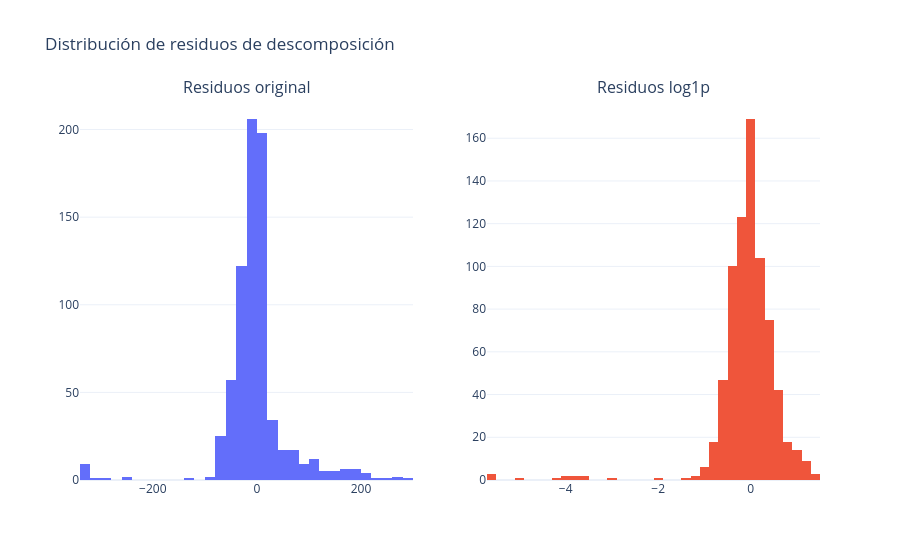

Notebook code cell kept with this figure:
### Code cell
# Análisis de residuos de la descomposición
resid_compare = pd.DataFrame({
    'resid_original': decomp_original.resid,
    'resid_log1p': decomp_log.resid
}).dropna()

display(resid_compare.describe().T)

fig = make_subplots(rows=1, cols=2, subplot_titles=('Residuos original', 'Residuos log1p'))
fig.add_trace(go.Histogram(x=resid_compare['resid_original'], nbinsx=40), row=1, col=1)
fig.add_trace(go.Histogram(x=resid_compare['resid_log1p'], nbinsx=40), row=1, col=2)
fig.update_layout(template='plotly_white', title='Distribución de residuos de descomposición', showlegend=False)
fig.show()

### Figure 1 — Plotly figure (JSON) as saved in the notebook; plotly's stock layout.template omitted (floating-point values rounded to 4 significant figures; data arrays with more than 128 entries replaced by an {"elided": "..."} marker saying what was removed)
{"data": [{"nbinsx": 40, "type": "histogram", "x": {"elided": "744 float values"}, "xaxis": "x", "yaxis": "y"}, {"nbinsx": 40, "type": "histogram", "x": {"elided": "744 float values"}, "xaxis": "x2", "yaxis": "y2"}], "layout": {"annotations": [{"font": {"size": 16}, "showarrow": false, "text": "Residuos original", "x": 0.225, "xanchor": "center", "xref": "paper", "y": 1, "yanchor": "bottom", "yref": "paper"}, {"font": {"size": 16}, "showarrow": false, "text": "Residuos log1p", "x": 0.775, "xanchor": "center", "xref": "paper", "y": 1, "yanchor": "bottom", "yref": "paper"}], "showlegend": false, "title": {"text": "Distribución de residuos de descomposición"}, "xaxis": {"anchor": "y", "domain": [0, 0.45]}, "xaxis2": {"anchor": "y2", "domain": [0.55, 1]}, "yaxis": {"anchor": "x", "domain": [0, 1]}, "yaxis2": {"anchor": "x2", "domain": [0, 1]}}}
